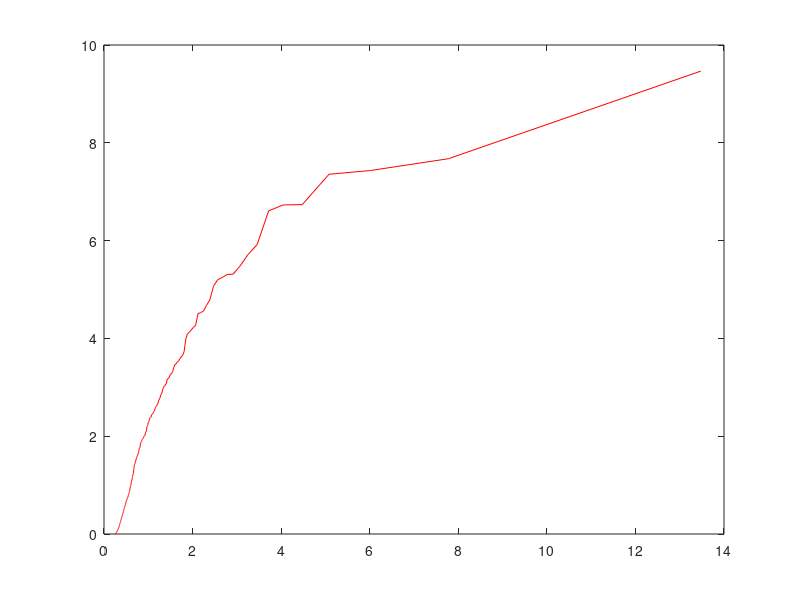

MATLAB code for this plot:
function testChiSqCalc()
    % vec = normrnd(1:571,1./(1:571))';
    vec = normrnd(0,1,[1 571]);
    meanVal = mean(vec);
    varVal = var(vec);
    C = cov(vec);
    V = varVal;
    dist = [];
    chiAlphaInputs = [];
    n = size(vec,2);
    for i = 1: n
        x = vec(i);
        m = meanVal;
        d = sqrt((x-m)'*inv(V)*(x-m));
        dist = [dist; d*d];
        index = (n-i+(1/2))/n;
        chiAlphaInputs = [chiAlphaInputs; index];
    end
    
    sortedDist = sort(dist,'ascend');
    chiValues = chi2pdf(chiAlphaInputs,size(vec,1));
    % hist(vec);
    % chiValues = chi2pdf(sortedDist,1);
    % chiValues = chi2pdf(sortedDist,166);
    figure;
    plot(chiValues,sortedDist,'r-');
    stop = 1;
end